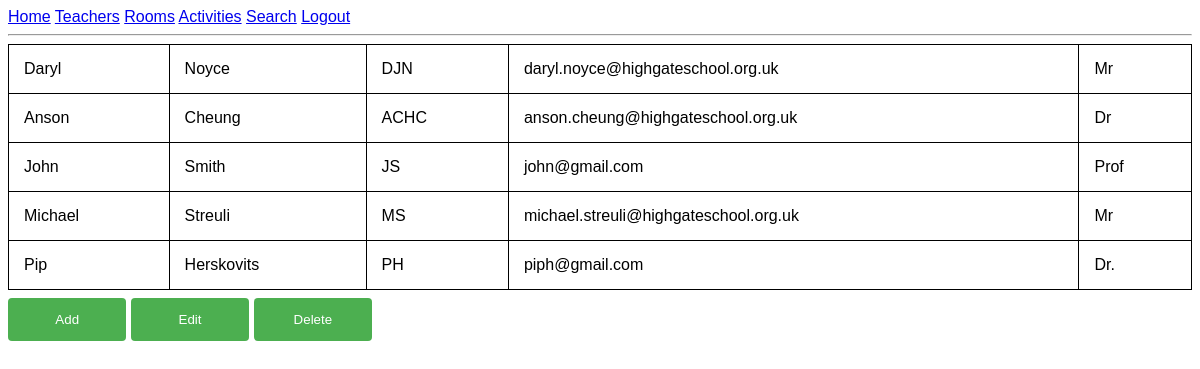
The app's page /teachers (signed in), older data.
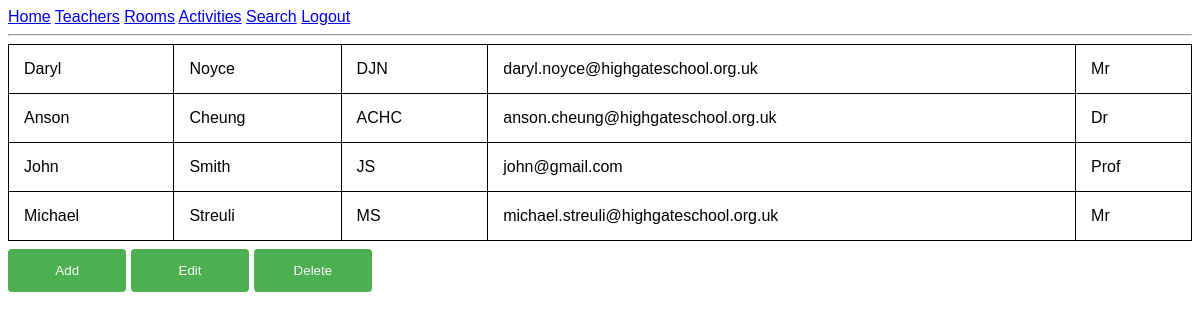
The same page, newer data.
### models.py (models this page shows, shortened)
class Teacher(db.Model):
    id = db.Column(db.Integer, primary_key=True)
    f_name = db.Column(db.String(64))
    s_name = db.Column(db.String(64))
    initials = db.Column(db.String(64))
    email = db.Column(db.String(64), unique=True)
    title = db.Column(db.String(64))
    activities = db.relationship('Activity', secondary='teacher_activity_link')
    def iterable(self):
        return [self.f_name, self.s_name, self.initials, self.email, self.title]

### app.py (the view, shortened to what this page needs)
@app.route('/teachers', methods=['GET', 'POST'])
@login_required
def teachers():
    teacher_table = [teacher.iterable() for teacher in Teacher.query.all()]
    find_edit_id_form = FindEditIdFormTeacher()
    edit_teacher_form = EditTeacherForm()
    add_teacher_form = AddTeacherForm()
    delete_teacher_form = DeleteTeacherForm()
    teacher_form = TeacherForm()
    fields = ['f_name', 's_name', 'initials', 'email', 'title']
    show_options = {
        'edit_id': False,
        'edit': False,
        'add': False,
        'delete': False
    }
    data = request.form
    if 'add' in data:
        show_options['add'] = True
        redirect('teachers')
    if 'edit' in data:
        show_options['edit_id'] = True
        redirect('teachers')
    if 'delete' in data:
        show_options['delete'] = True
        redirect('teachers')
    if add_teacher_form.submit_add.data and add_teacher_form.validate_on_submit():
        new_teacher = Teacher(f_name=add_teacher_form.f_name.data, s_name=add_teacher_form.s_name.data, initials=add_teacher_form.initials.data,
                              email=add_teacher_form.email.data, title=add_teacher_form.title.data)
        new_teacher.add()
        return redirect('teachers')
    if edit_teacher_form.submit_edit.data and edit_teacher_form.validate_on_submit():
        teacher_to_edit = Teacher.query.get(cache.get('teacher_to_edit_id'))
        teacher_to_edit.edit(edit_teacher_form)
        print(edit_teacher_form.title.data)
        return redirect('teachers')
    teacher_table = [teacher.iterable() for teacher in Teacher.query.all()]
    return render_template('teachers.html', teacher_table=teacher_table, add_teacher_form=add_teacher_form, find_edit_id_form=find_edit_id_form,
                           edit_teacher_form=edit_teacher_form, delete_teacher_form=delete_teacher_form, show_options=show_options)

### forms.py
class FindEditIdFormTeacher(FlaskForm):
    s_name = StringField('Surname', validators=[DataRequired()], render_kw={'placeholder': 'Surname of teacher to edit'})
    submit_edit_id = SubmitField('Submit')

class EditTeacherForm(FlaskForm):
    f_name = StringField('First name', validators=[DataRequired()], render_kw={'placeholder': 'First Name'})
    s_name = StringField('Surname', validators=[DataRequired()], render_kw={'placeholder': 'Surname Name'})
    initials = StringField('Initials', validators=[DataRequired()], render_kw={'placeholder': 'Initials'})
    email = StringField('Email', validators=[DataRequired(), Email()], render_kw={'placeholder': 'Email'})
    title = StringField('Title', validators=[DataRequired()], render_kw={'placeholder': 'Title'})
    submit_edit = SubmitField('Submit')

### models.py (called while the page is built)
@login.user_loader
def load_user(user_id):
    return User.query.get(int(user_id))

### templates/teachers.html (shortened to what this page needs)
{% extends "base.html" %}
{% block content %}
<table>
    {% for teacher in teacher_table %}
        <tr>
        {% for item in teacher %}
            <td>{{ item }}</td>
        {% endfor %}
        </tr>
    {% endfor %}
</table>
<form action="" method="post" novalidate>
<input type="submit" value="Add" name="add">
<input type="submit" value="Edit" name="edit">
<input type="submit" value="Delete" name="delete">
</form>
{% endblock %}

### templates/base.html (shortened to what this page needs)
<html>
    <head>
    <link rel= "stylesheet" type = "text/css" href = "{{ url_for('static', filename='stylesheets/CSS.css') }}">
    </head>
    <body>
        <div>
            <a href="{{ url_for('index') }}">Home</a>
            <a href="{{ url_for('teachers') }}">Teachers</a>
            <a href="{{ url_for('rooms') }}">Rooms</a>
            <a href="{{ url_for('activities') }}">Activities</a>
            <a href="{{ url_for('search') }}">Search</a>
            {% if current_user.is_anonymous %}
            <a href="{{ url_for('login') }}">Login</a>
            {% else %}
            <a href="{{ url_for('logout') }}">Logout</a>
            {% endif %}
        </div>
        <hr>
        {% block content %}{% endblock %}
    </body>
</html>

### static/stylesheets/CSS.css (style rules this page uses)
html { font-family: "Lucida Sans", sans-serif; }
input[type=submit] { width: 10%; background-color: #4CAF50; color: white; padding: 14px 20px; margin: 8px 0; border: none; border-radius: 4px; cursor: pointer; }
table { width: 100%; border-collapse: collapse; }
table, th, td { border: 1px solid black; }
th, td { padding: 15px; }

Row changes from the older to the newer data that the page shows:
removed Teacher: f_name "Pip", s_name "Herskovits", initials "PH", email "piph@gmail.com", title "Dr."
